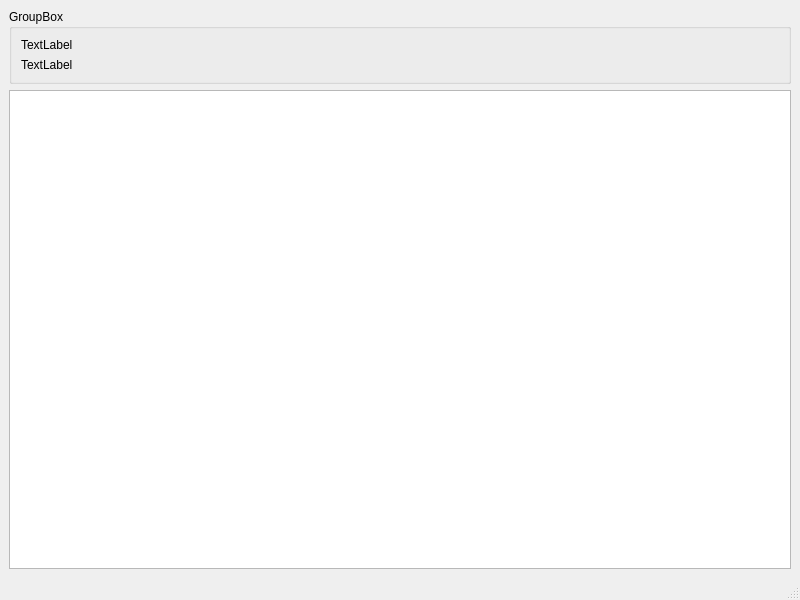
<?xml version="1.0" encoding="UTF-8"?>
<ui version="4.0">
 <class>MainWindow</class>
 <widget class="QMainWindow" name="MainWindow">
  <property name="geometry">
   <rect>
    <x>0</x>
    <y>0</y>
    <width>800</width>
    <height>600</height>
   </rect>
  </property>
  <property name="windowTitle">
   <string>MainWindow</string>
  </property>
  <widget class="QWidget" name="centralwidget">
   <layout class="QVBoxLayout" name="verticalLayout_2">
    <item>
     <widget class="QGroupBox" name="groupBox">
      <property name="title">
       <string>GroupBox</string>
      </property>
      <layout class="QVBoxLayout" name="verticalLayout">
       <item>
        <widget class="QLabel" name="labViewSize">
         <property name="text">
          <string>TextLabel</string>
         </property>
        </widget>
       </item>
       <item>
        <widget class="QLabel" name="labSceneRect">
         <property name="text">
          <string>TextLabel</string>
         </property>
        </widget>
       </item>
      </layout>
     </widget>
    </item>
    <item>
     <widget class="MYGraphicsView" name="graphicsView"/>
    </item>
   </layout>
  </widget>
  <widget class="QMenuBar" name="menubar">
   <property name="geometry">
    <rect>
     <x>0</x>
     <y>0</y>
     <width>800</width>
     <height>22</height>
    </rect>
   </property>
  </widget>
  <widget class="QStatusBar" name="statusbar"/>
 </widget>
 <customwidgets>
  <customwidget>
   <class>MYGraphicsView</class>
   <extends>QGraphicsView</extends>
   <header location="global">mygraphicsview.h</header>
  </customwidget>
 </customwidgets>
 <resources/>
 <connections/>
</ui>
